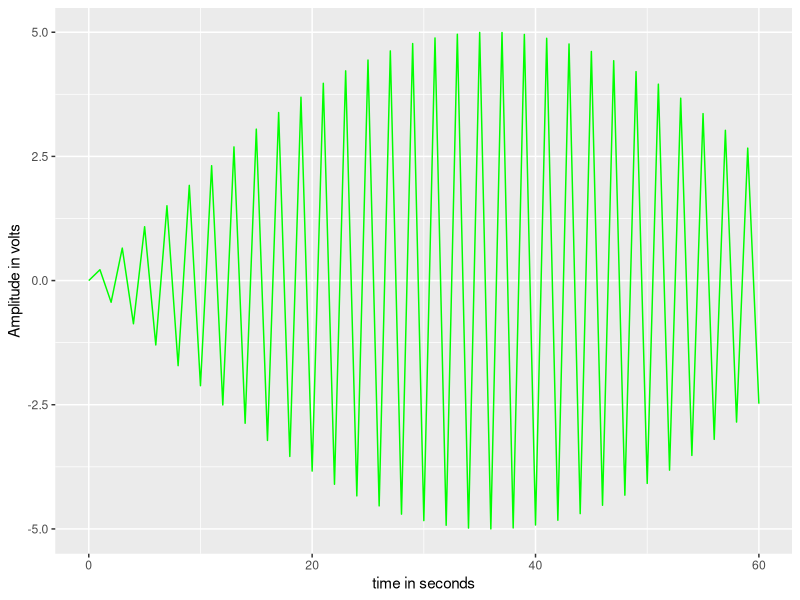
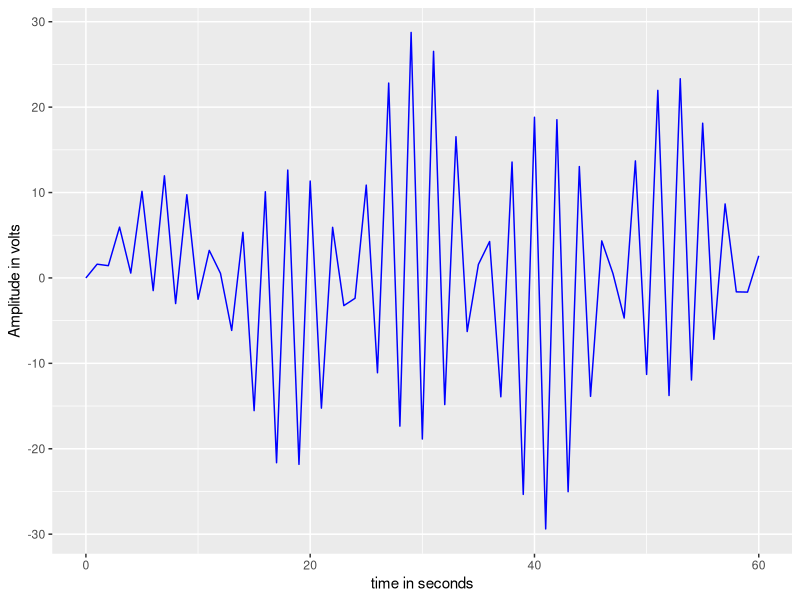

Write R code to recreate these figures, in order.
## ---- chunk 1
    f <- 1000
    a <- 5
    omega <- 2 * 3.14 * f
    t <- seq(0, 60, 1)
    msg <- (a * sin(omega * t))
    # carrier wave added
    car_f <- 1000000 # carrier frequency
    carrier <- (a * sin(2 * 3.14 * 1000000 * t)) # carrier signal
    am_wave <- ((1 + msg) * carrier)
    
## ---- chunk 2
library(ggplot2)
qplot(
      t,
      msg,
      geom = "line",
      xlab = "time in seconds",
      ylab = "Amplitude in volts",
      colour = I("green")
    )

## ---- chunk 3
qplot(
      t,
      am_wave,
      geom = "line",
      xlab = "time in seconds",
      ylab = "Amplitude in volts",
      colour = I("blue")
    )
